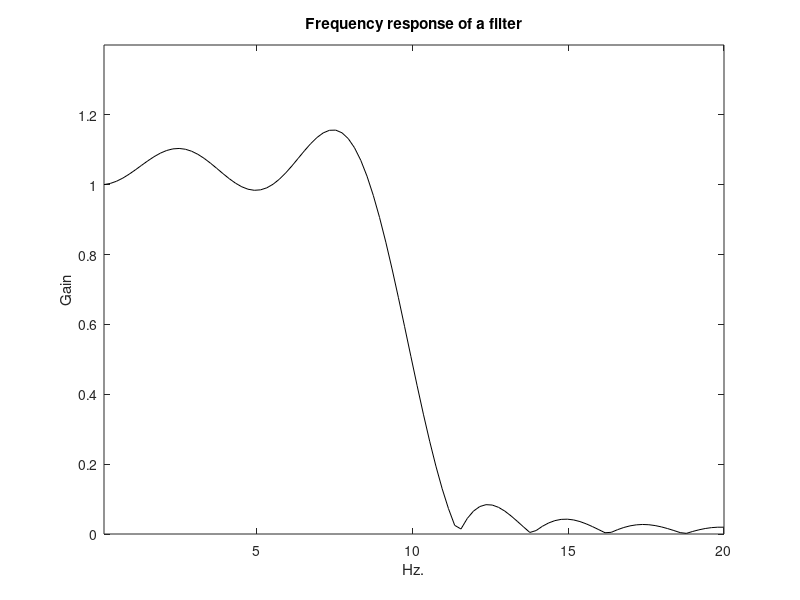

The MATLAB script that drew this image:
% frequency response Hf(w) of a filter
fs=130; %sampling frequency in Hz.
fc=10/(fs/2); %cut-off at 10 Hz.
N=50; %even order
hw=boxcar(N+1);
numd=fir1(N,fc,hw); %transfer function numerator
dend=[1]; %transfer function denominator

f=linspace(0.1,20); %
G=freqz(numd,dend,f,fs); %computes frequency response
plot(f,abs(G),'k'); %plots gain
axis([0.1 20 0 1.4]);
ylabel('Gain'); xlabel('Hz.'); title('Frequency response of a filter')
